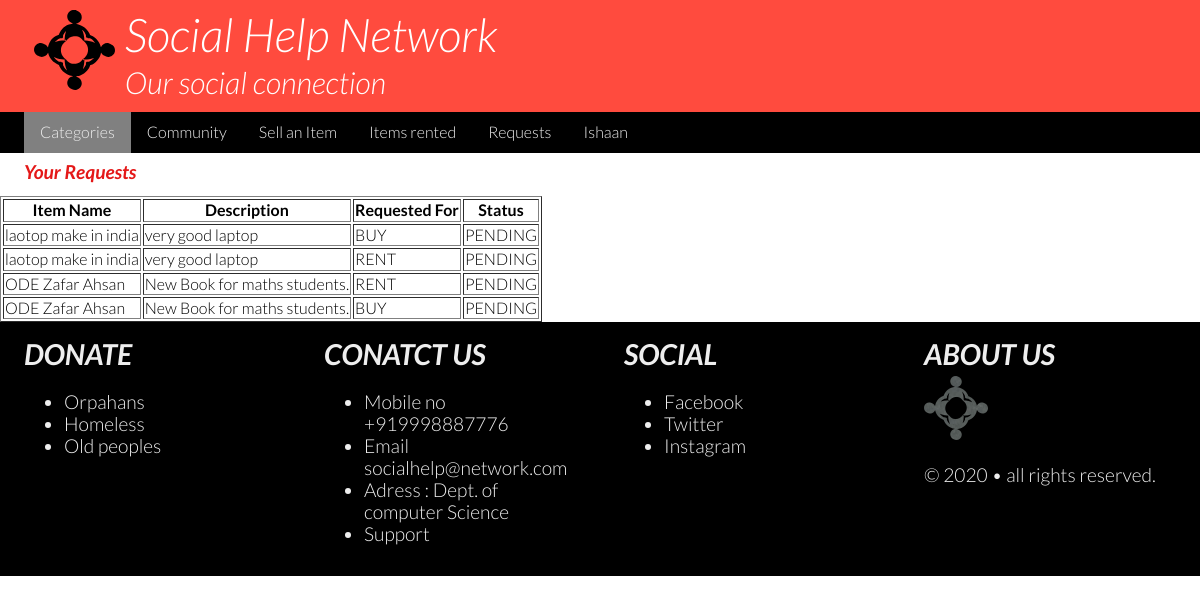
/start/get-requests.php (signed in), run on the app's committed database.
### tables this page shows
CREATE TABLE IF NOT EXISTS `requestlog` (
  `ReqId` int(10) NOT NULL AUTO_INCREMENT,
  `ReqAction` varchar(8) DEFAULT NULL,
  `ReqStatus` varchar(10) NOT NULL,
  `ReqBy` int(5) NOT NULL,
  `ReqItem` int(10) NOT NULL,
  `ItemOwner` int(5) NOT NULL,
  PRIMARY KEY (`ReqId`)
);

CREATE TABLE IF NOT EXISTS `items` (
  `ItemId` int(10) NOT NULL AUTO_INCREMENT,
  `ItemLocation` varchar(20) NOT NULL,
  `ItemStatus` varchar(10) DEFAULT NULL,
  `RentPrice` int(5) NOT NULL DEFAULT '0',
  `SellPrice` int(8) NOT NULL DEFAULT '0',
  `ItemName` varchar(30) NOT NULL,
  `Owner` int(5) NOT NULL,
  `ItemCateg` int(11) NOT NULL,
  `Itemdesc` varchar(30) DEFAULT NULL,
  PRIMARY KEY (`ItemId`)
);

### start/get-requests.php (the view, shortened to what this page needs)
<?php
include('templates/header.php');
?>
<main class="clearfix">
        <div class="row limited">
            <section class="column class-12">
                <h3>Your Requests</h3>
            </section>
        </div>
        <div class="row limited">
<?php
require_once("classes/connect.php") ;
$userid = $_SESSION['identity'];
$sql = "SELECT items.ItemName, items.Itemdesc, requestlog.ReqAction, requestlog.ReqStatus\n"
    . "FROM requestlog\n"
    . "INNER JOIN items ON requestlog.ReqItem = items.ItemId\n"
    . "WHERE requestlog.ReqBy ='".$userid."' LIMIT 0, 30 ";
$result = $db->query($sql);
    if($result){
        echo "<table border = '1'>";
        echo "<tr><th>Item Name</th><th>Description</th><th>Requested For</th><th>Status</th></tr>";
        while($row = $result->fetch_array(MYSQLI_ASSOC)) {
            echo "<tr>";
            echo "<td>".$row['ItemName']."</td>";
            echo "<td>".$row['Itemdesc']."</td>";
            echo "<td>".$row['ReqAction']."</td>";
            echo "<td>".$row['ReqStatus']."</td>";
            echo "</tr>";
        }
        echo "</table>";
    }
?>
    </div>
</main>
<?php include('templates/footer.php'); ?>

### start/templates/header.php (shortened to what this page needs)
<!doctype html>
<html lang="en">
<head>
    <link href="css/normalize.css" rel="stylesheet">
    <link href="css/small.css" rel="stylesheet">
    <link href="css/medium.css" rel="stylesheet">
    <link href="css/large.css" rel="stylesheet">
</head>
<body>
    <header class="clearfix">
        <div class="row limited">
            <section class="column small-12">
                <img src="images/logo.svg" alt="Social Help Netwok logo">
                <h1>Social Help Network</h1>
                <h2>Our social connection</h2>
            </section>
        </div>
    </header>
    <nav class="clearfix">
        <div class="row limited">
            <ul id="primaryNav">
                <li class="active"><a href="index.php">Categories</a></li>
                <li><a href="#">Community</a></li>
                <li><a href="sell-item.php">Sell an Item</a></li>
                <li><a href="#">Items rented</a></li>
                <li><a href="get-requests.php">Requests</a></li>
                <?php if(isset($_SESSION['identity'])){
                    echo "<li><a href='profile.php'>".$_SESSION['username']."</a></li>";
                }else{
                    echo '<li><a href="login.php">Login</a></li>';
                }
                ?>
            </ul>
        </div>
    </nav>

### start/templates/footer.php (shortened to what this page needs)
<footer class="clearfix">
        <div class="row limited">
            <section class="column small-12 medium-6 large-3">
                <h2>Donate</h2>
                <ul>
                    <li>Orpahans</li>
                    <li>Homeless</li>
                    <li>Old peoples</li>
                </ul>
            </section>
            <section class="column small-12 medium-6 large-3">
                <h2>Conatct US</h2>
                <ul>
                    <li>Mobile no +919998887776</li>
                    <li>Email socialhelp@network.com</li>
                    <li>Adress : Dept. of computer Science</li>
                    <li>Support</li>
                </ul>
            </section>
            <section class="column small-12 medium-6 large-3">
                <h2>Social</h2>
                <ul>
                    <li>Facebook</li>
                    <li>Twitter</li>
                    <li>Instagram</li>
                </ul>
            </section>
            <section class="column small-12 medium-6 large-3">
                <h2>About Us</h2>
                <img src="images/logo3.png" alt="logo">
                <p>&copy; 2020 &bull; all rights reserved.</p>
            </section>
            </div>
    </footer>
</body>
</html>

### start/css/small.css (style rules this page uses)
html { -webkit-text-size-adjust: 100%; -ms-text-size-adjust: 100%; }
* { -moz-box-sizing: border-box; -webkit-box-sizing: border-box; box-sizing: border-box; }
body { font-family: 'Lato', sans-serif; font-size: 16px; font-weight: 300; }
.row { clear: both; }
.limited { max-width: 1200px; margin:auto; }
.column { float:left; padding: 0 2vw; margin:0 0 0.75rem 0; }
.small-12 { width:100%; }
header { background-color: #ff2819d5; }
header img { float:left; height: 90px; padding: 10px; }
header h1, header h2 { margin:0px; color: #fff; font-weight:300; font-style:italic; }
header h1 { padding:0.5rem 0 0 0; font-size: 1.95rem; }
header h2 { padding: .2rem 0rem 0rem 0rem; font-size: 1.05rem; }
nav { background-color: #000000; }
nav ul { margin: 0; padding:0; }
nav ul li { list-style-type: none; }
nav a { display:block; padding: 0.8rem 0; color: #eee; text-align:center; text-decoration: none; }
nav li.active { background-color: rgba(255, 255, 255, 0.5); }
nav ul { display: none; }
main h1, main h3 { color:rgb(228, 24, 24); font-style: italic; margin: 0.5rem 0 0.1rem 0; }
main h3 { font-size: 1.2rem; }
footer { background-color: #000000; font-size: 1.2rem; color: #eee; }
footer h2 { font-style: italic; text-transform:uppercase; margin:1rem 0 0.3rem 0; }
.clearfix:after { content: ""; display: table; clear: both; }

### start/css/medium.css (style rules this page uses)
@media only screen and (min-width: 768px) { header h1 { font-size: 2.9rem; } }
@media only screen and (min-width: 768px) { header h2 { font-size: 1.9rem; } }
@media only screen and (min-width: 768px) { header img { height: 100px; } }
@media only screen and (min-width: 768px) { .medium-6 { width:50%; } }
@media only screen and (min-width: 768px) { nav ul { display:block; } }
@media only screen and (min-width: 768px) { nav li { width: 33.33%; float:left; } }

### start/css/large.css (style rules this page uses)
@media only screen and (min-width: 1024px) { .large-3 { width:25%; } }
@media only screen and (min-width: 1024px) { nav ul { margin-left: 2vw; } }
@media only screen and (min-width: 1024px) { nav li { width:auto; float:left; } }
@media only screen and (min-width: 1024px) { nav a { padding: .7rem 1rem; } }

### data on the page
requestlog: items.ItemName "laotop make in india", items.Itemdesc "very good laptop", ReqAction "BUY", ReqStatus "PENDING"
requestlog: items.ItemName "laotop make in india", items.Itemdesc "very good laptop", ReqAction "RENT", ReqStatus "PENDING"
requestlog: items.ItemName "ODE Zafar Ahsan", items.Itemdesc "New Book for maths students.", ReqAction "RENT", ReqStatus "PENDING"
requestlog: items.ItemName "ODE Zafar Ahsan", items.Itemdesc "New Book for maths students.", ReqAction "BUY", ReqStatus "PENDING"

### other printed values
$_SESSION['username'] "Ishaan"
